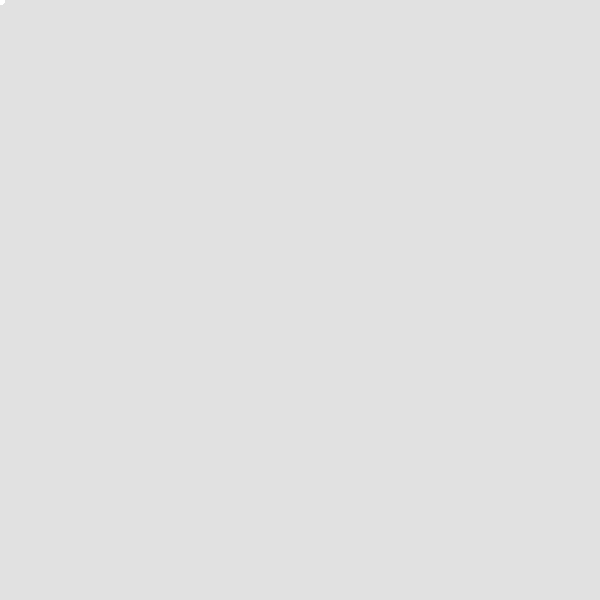
Frame 1 (no input)
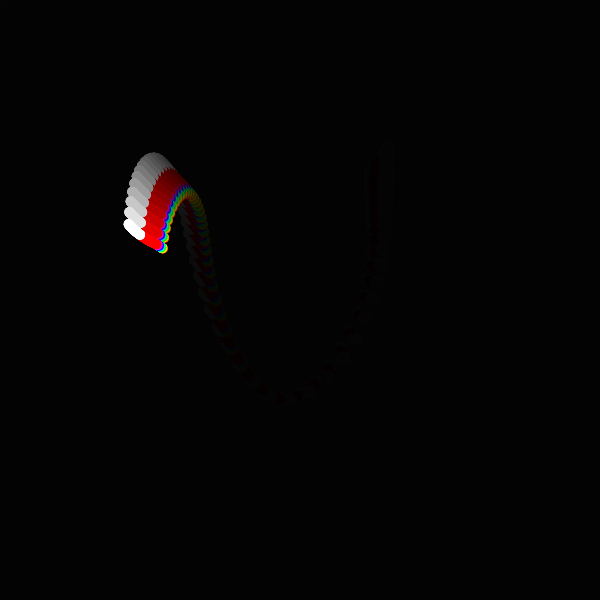
Frame 60 (no input)
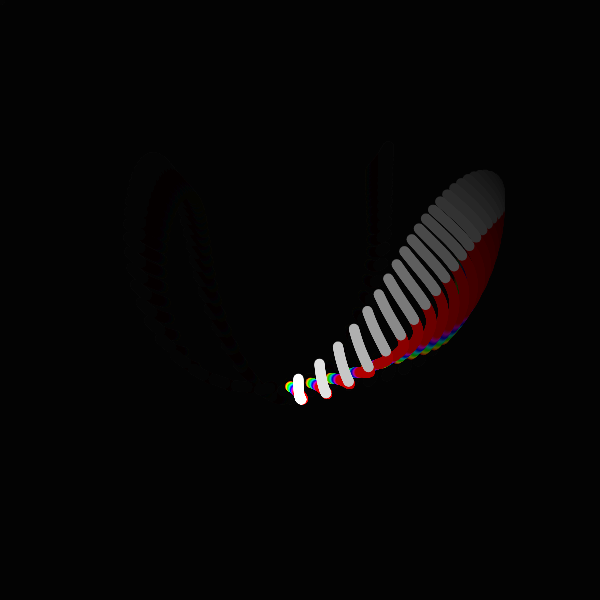
Frame 120 (the mouse pressed at the canvas centre since frame 60)

The p5.js sketch that drew these frames (run headless with seeded random() and noise() and a simulated clock; from frame 60 on, the mouse is pressed at the canvas centre):

// p5.js sketch
// ── sketch.js
let pendulums = [];
let g = 1;
let num = 300;

function setup() {
  createCanvas(600, 600);

  for (let i = 0; i < num; i++) {
    let angle1 = Math.PI / 4 + i * 0.001;
    let angle2 = Math.PI;
    let hue = i * 5 + 5

    let color = `hsl(${hue}, 100%, 50%)`;

    pendulums[i] = new Pendulum(angle1, angle2, 100, 100, color);
  }
}

function draw() {
  background(0, 30);
  for (let i = 0; i < pendulums.length; i++) {
    pendulums[i].draw();
    pendulums[i].update();
  }
}

function windowResized() {
  resizeCanvas(600, 600);
}

// ── pendulum.js
class Pendulum {
  constructor(angle1, angle2, length1, length2, color) {
    this.x0 = width / 2;
    this.y0 = width / 3;
    this.x1 = 0;
    this.y1 = 0;
    this.x2 = 0;
    this.y2 = 0;
    this.m1 = 10;
    this.m2 = 10;
    this.length1 = length1;
    this.length2 = length2;
    this.angle1 = angle1;
    this.angle2 = angle2;
    this.angleV1 = 0;
    this.angleV2 = 0;
    this.angleA1 = 0;
    this.angleA2 = 0;
    
    this.color = color
  }

  update() {
    this.x1 = this.x0 + this.length1 * sin(this.angle1);
    this.y1 = this.y0 + this.length1 * cos(this.angle1);

    this.x2 = this.x1 + this.length2 * sin(this.angle2);
    this.y2 = this.y1 + this.length2 * cos(this.angle2);

    this.angleA1 =
      (-g * (2 * this.m1 + this.m2) * sin(this.angle1) +
        -this.m2 * g * sin(this.angle1 - 2 * this.angle2) +
        -2 *
          sin(this.angle1 - this.angle2) *
          this.m2 *
          (this.angleV2 * this.angleV2 * this.length2 +
            this.angleV1 *
              this.angleV1 *
              this.length1 *
              cos(this.angle1 - this.angle2))) /
      (this.length1 *
        (2 * this.m1 +
          this.m2 -
          this.m2 * cos(2 * this.angle1 - 2 * this.angle2)));

    this.angleA2 =
      (2 *
        sin(this.angle1 - this.angle2) *
        (this.angleV1 * this.angleV1 * this.length1 * (this.m1 + this.m2) +
          g * (this.m1 + this.m2) * cos(this.angle1) +
          this.angleV2 *
            this.angleV2 *
            this.length2 *
            this.m2 *
            cos(this.angle1 - this.angle2))) /
      (this.length2 *
        (2 * this.m1 +
          this.m2 -
          this.m2 * cos(2 * this.angle1 - 2 * this.angle2)));

    this.angleV1 += this.angleA1;
    this.angleV2 += this.angleA2;

    this.angle1 += this.angleV1;
    this.angle2 += this.angleV2;

    let maxVelocity = 2;
    this.angleV1 = constrain(this.angleV1, -maxVelocity, maxVelocity);
    this.angleV2 = constrain(this.angleV2, -maxVelocity, maxVelocity);

  }
  draw() {
    stroke(255);
    // line(this.x0, this.y0, this.x1, this.y1);
    // line(this.x1, this.y1, this.x2, this.y2);

    // fill(0, 0, 255);
    // ellipse(this.x0, this.y0, 15, 15);
    noStroke();
    fill(this.color);
    // ellipse(this.x1, this.y1, this.m1, this.m1);
    ellipse(this.x2, this.y2, this.m2, this.m2);
  }
}

// ── styles.css
body {
  margin: 0;
  padding: 0;
  box-sizing: border-box;
  background-color: black;
  height: 100vh;
  overflow: hidden;
  position: relative;
  max-width: 100%;
  max-height: 100%;
}

canvas {
  position: absolute;
  left: 50%;
  top: 50%;
  transform: translate(-50%, -50%);
}
